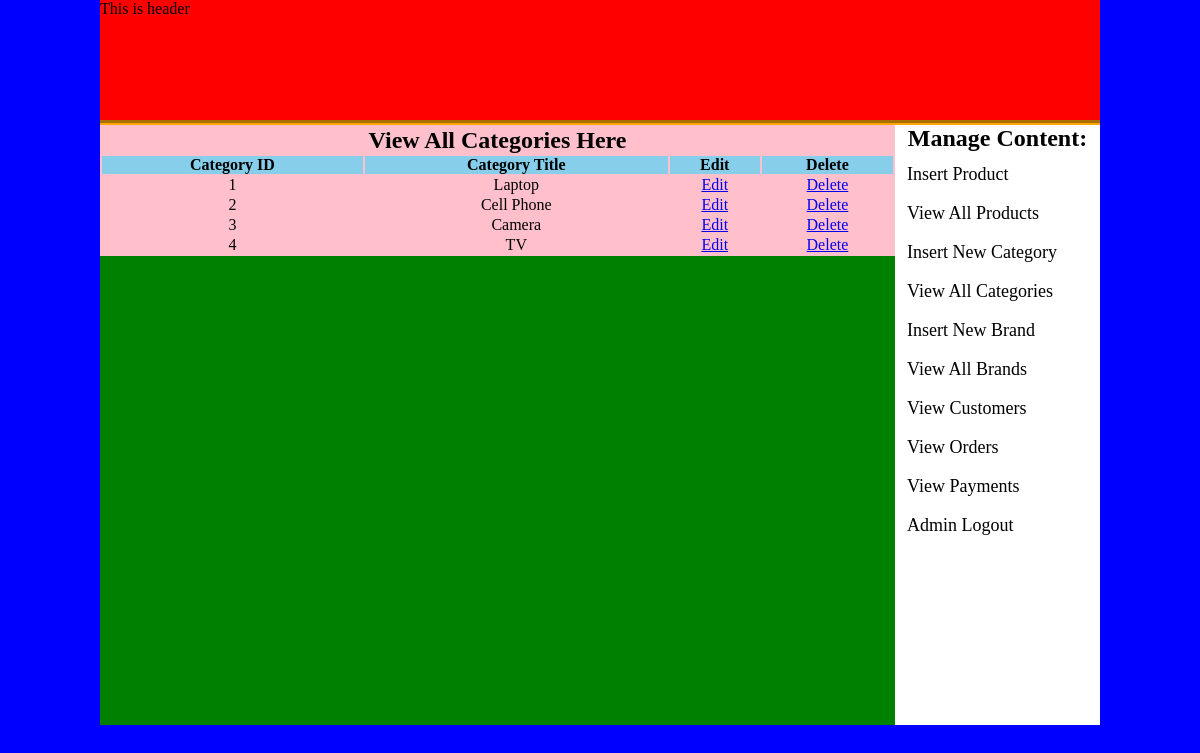
Screenshot of /admin_area/index.php?view_cats with the database file from the repository.
### tables this page shows
CREATE TABLE `categories` (
  `cat_id` int(100) NOT NULL,
  `cat_title` text NOT NULL
);

### admin_area/view_cats.php (the view)
<table width="795" align="center" bgcolor="pink">
	<tr align="center">
		<td colspan="6"><h2>View All Categories Here</h2></td>
	</tr>
	<tr align="center" bgcolor="skyblue">
		<th>Category ID</th>
		<th>Category Title</th>
		<th>Edit</th>
		<th>Delete</th>
    </tr>
    <?php
include('includes/db.php');
$get_cat="select * from Categories";
$run_cat=mysqli_query($con, $get_cat);
while ($row_cat=mysqli_fetch_array($run_cat)) {
	$cat_id=$row_cat['cat_id'];
$cat_title=$row_cat['cat_title'];
    ?>
    <tr align="center">
    	<td><?php echo $cat_id;?></td>
    	<td><?php echo $cat_title;?></td>
    	<td><a href="index.php?edit_cats=<?php echo $cat_id;?>">Edit</a></td>
    	<td><a href="index.php?delete_cat=<?php echo $cat_id;?>">Delete</a></td>
    </tr>
<?php } ?>
</table>

### admin_area/styles/style.css (style rules this page uses)
html, body, div, span, applet, object, iframe, h1, h2, h3, h4, h5, h6, p, blockquote, pre, a, abbr, acronym, address, big, cite, code, del, dfn, em, img, ins, kbd, q, s, samp, small, strike, strong, sub, sup, tt, var, b, u, i, center, dl, dt, dd, ol, ul, li, fieldset, form, label, legend, table, caption, tbody, tfoot, thead, tr, th, td, article, aside, canvas, details, embed, figure, figcaption, footer, header, hgroup, menu, nav, output, ruby, section, summary, time, mark, audio, video { margin: 0; padding: 0; border: 0; vertical-align: baseline; }
body { background: blue; }

### rows the page displays
categories: cat_id "1", cat_title "Laptop"
categories: cat_id "2", cat_title "Cell Phone"
categories: cat_id "3", cat_title "Camera"
categories: cat_id "4", cat_title "TV"
